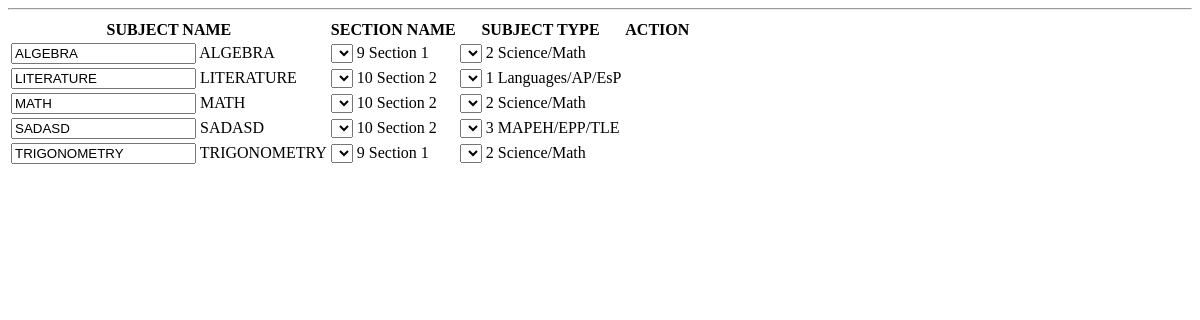
/get_subjects/ (signed in), run on an earlier commit of the app's database.
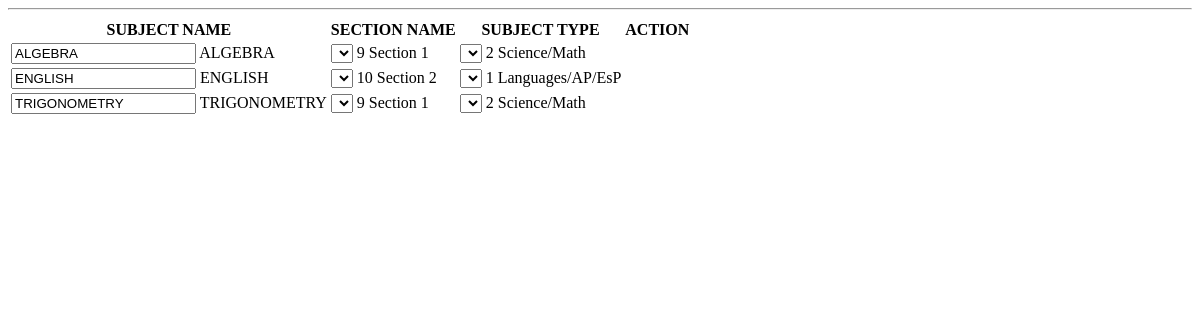
And on a later commit of the database.
### classrecord/models.py (models this page shows, shortened)
class Subject(models.Model):
    name = models.CharField(max_length=200)
    section = models.ForeignKey(Section, default=0)
    subject_type = models.ForeignKey(SubjectType, default=0)
    user = models.ForeignKey(User, default=0)

class Section(models.Model):
    name = models.CharField(max_length=200)
    gradelevel = models.CharField(max_length=200, default=0)
    user = models.ForeignKey(User, default=0)

class SubjectType(models.Model):
    name = models.CharField(max_length=200)
    written_works = models.CharField(max_length=200)
    performance_tasks = models.CharField(max_length=200)
    quarterly_assessments = models.CharField(max_length=200)
    grading_system = models.ForeignKey(GradingSystem, default=1)

### classrecord/views.py (the view)
# urls.py: url(r'^get_subjects/$', get_subjects),
def get_subjects(request):
    user_instance = request.user
    try:
        subjects = Subject.objects.filter(user=user_instance).order_by('name')
        if len(subjects) == 0:
            subjects = None
    except subjects.DoesNotExist:
        subjects = None
    return render(request, 'tables/subjects.html', {'subjects': subjects})

### templates/tables/subjects.html (shortened to what this page needs)
{% load staticfiles %}
<hr>
<span id="tableclassesview" class="classesview">
    <table class="table table-striped">
        <thead>
        <tr>
            <th>SUBJECT NAME</th>
            <th>SECTION NAME</th>
            <th>SUBJECT TYPE</th>
            <th>ACTION</th>
        </tr>
        </thead>
        <tbody>
        {% for subject in subjects %}
            <tr id="tr{{ subject.id }}">
                <td>
                    <input class="hidden form-control tdinput" value="{{ subject.name }}">
                    <span class="tdtext">{{ subject.name }}</span>
                </td>
                <td>
                    <select class="hidden form-control section-drop-down tdselect"></select>
                    <span id="td{{ subject.id }}sectionid" class="hidden sectionid">{{ subject.section.id }}</span>
                    <span class="tdtext sectionname">{{ subject.section.name }}</span>
                </td>
                <td>
                    <select class="hidden form-control subject-type-drop-down tdselect"></select>
                    <span id="td{{ subject.id }}subjecttypeid" class="hidden subjecttypeid">{{ subject.subject_type.id }}</span>
                    <span class="tdtext subjecttypename">{{ subject.subject_type.name }}</span>
                </td>
                <td><i id="savebutton{{ subject.id }}" class="fa fa-save fa-2x hidden savebutton" onclick="saveSubject({{ subject.id }});"></i>
                </td>
            </tr>
        {% endfor %}
        </tbody>
    </table>
</span>

What changed in the data, as far as the page shows it:
removed Subject: name "LITERATURE", section.id "10", section.name "Section 2", subject_type.id "1", subject_type.name "Languages/AP/EsP"
removed Subject: name "MATH", section.id "10", section.name "Section 2", subject_type.id "2", subject_type.name "Science/Math"
removed Subject: name "SADASD", section.id "10", section.name "Section 2", subject_type.id "3", subject_type.name "MAPEH/EPP/TLE"
added Subject: name "ENGLISH", section.id "10", section.name "Section 2", subject_type.id "1", subject_type.name "Languages/AP/EsP"
